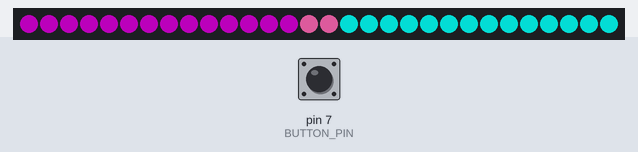
The sketch below on a simulated Arduino Uno, built with avr-gcc and run on an emulated ATmega328P. On the bench: 30 RGB LEDs in strip order, left to right. Inputs (shaded band) come from the test bench; at power-on: pin 7 (BUTTON_PIN) HIGH. Dim RGB values are drawn brighter than linear.

Above: at 4.2 s.
4.3 s: pin 7 (BUTTON_PIN) pulled LOW for 0.15 s
At 4.8 s:
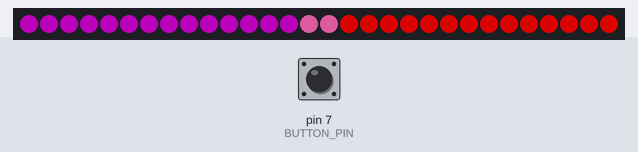
Timing chart, 0 to 7.3 s (numbered marks = the images above; inputs shaded):
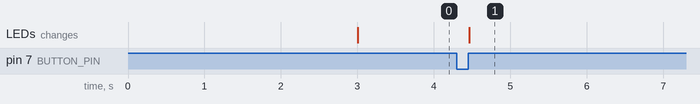

The sketch:

table-led-strip-code.ino
```cpp
#define FASTLED_INTERNAL
#include <FastLED.h>

#define LED_PIN     5
#define NUM_LEDS    30
#define BRIGHTNESS  150
#define LED_TYPE    WS2811
#define COLOR_ORDER GRB
CRGB leds[NUM_LEDS];

const int BUTTON_PIN = 7;
int lastState = HIGH;
int currentState;
int stateOptions = 7;
int count = 0;

#define UPDATES_PER_SECOND 100

void setup() {
  delay( 3000 ); // power-up safety delay
  FastLED.addLeds<LED_TYPE, LED_PIN, COLOR_ORDER>(leds, NUM_LEDS).setCorrection( TypicalLEDStrip );
  FastLED.setBrightness(  BRIGHTNESS );
  pinMode(BUTTON_PIN, INPUT_PULLUP);
}


void loop()
{
  currentState = digitalRead(BUTTON_PIN);
  if(lastState == LOW && currentState == HIGH) {
    count++;
  }
  lastState = currentState;
  if(count == 0) {
    static_purple_turquoise();
  }
  if(count == 1) {
    static_purple_red();
  }
  if(count == 7) {
    offLights();
  }
  if(count > stateOptions) {
    count = 0;
  }

  FastLED.show();
  FastLED.delay(1000 / UPDATES_PER_SECOND);
}


//Func for colours

void offLights() {
  FastLED.clear();
}

void static_purple_turquoise() {
  for(int i=0; i<14; i++) {
    leds[i]=CRGB::Purple;
  }

  leds[14]=CRGB::HotPink;
  leds[15]=CRGB::HotPink;

  for(int i=16; i<30; i++) {
    leds[i].setRGB( 4, 255, 247);
  }
}

void static_purple_red() {
  for(int i=0; i<14; i++) {
    leds[i]=CRGB::Purple;
  }

  leds[14]=CRGB::HotPink;
  leds[15]=CRGB::HotPink;

  for(int i=16; i<30; i++) {
    leds[i]=CRGB::Red;
  }
}
```

Measured:
- after the input at 4.3 s, the LEDs: change after 0.16 s (image 1)
